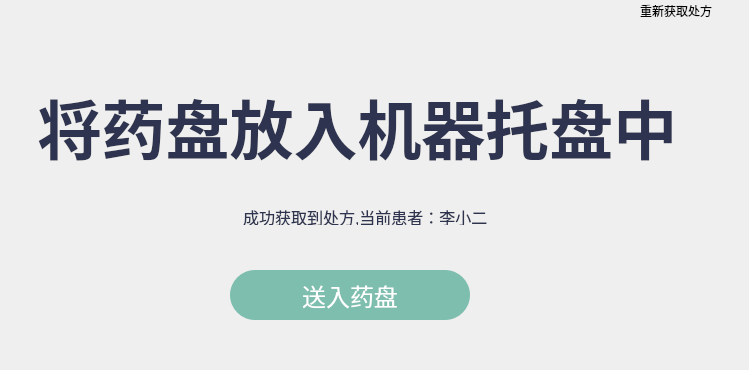
      <widget class="QWidget" name="put_pan_in_page">
       <widget class="QLabel" name="guide_msg_2">
        <property name="enabled">
         <bool>true</bool>
        </property>
        <property name="geometry">
         <rect>
          <x>-3</x>
          <y>60</y>
          <width>721</width>
          <height>131</height>
         </rect>
        </property>
        <property name="styleSheet">
         <string notr="true">QLabel
{
color: #2E344F;
text-align: center;
font-family: &quot;Source Han Sans SC&quot;;
font-size: 64px;
font-style: normal;
font-weight: 700;
line-height: normal;
}</string>
        </property>
        <property name="frameShape">
         <enum>QFrame::NoFrame</enum>
        </property>
        <property name="lineWidth">
         <number>1</number>
        </property>
        <property name="text">
         <string>将药盘放入机器托盘中</string>
        </property>
        <property name="textFormat">
         <enum>Qt::AutoText</enum>
        </property>
        <property name="alignment">
         <set>Qt::AlignCenter</set>
        </property>
       </widget>
       <widget class="QLabel" name="get_prescription_msg">
        <property name="geometry">
         <rect>
          <x>243</x>
          <y>209</y>
          <width>371</width>
          <height>16</height>
         </rect>
        </property>
        <property name="styleSheet">
         <string notr="true">QLabel
{
color: #2E344F;
font-family: &quot;Source Han Sans SC&quot;;
font-size: 16px;
font-style: normal;
font-weight: 400;
line-height: normal;
}</string>
        </property>
        <property name="text">
         <string>成功获取到处方,当前患者：李小二</string>
        </property>
        <property name="alignment">
         <set>Qt::AlignLeading|Qt::AlignLeft|Qt::AlignVCenter</set>
        </property>
       </widget>
       <widget class="QPushButton" name="send_plate_in_button">
        <property name="geometry">
         <rect>
          <x>230</x>
          <y>270</y>
          <width>240</width>
          <height>50</height>
         </rect>
        </property>
        <property name="cursor">
         <cursorShape>PointingHandCursor</cursorShape>
        </property>
        <property name="layoutDirection">
         <enum>Qt::LeftToRight</enum>
        </property>
        <property name="styleSheet">
         <string notr="true">QPushButton {
	border-radius: 25px;
	background: #7EBEAE;
    border: none;
    color: #FFF;
    font-size: 24px;
    font-weight: 400;
    padding: 10px;
}

QPushButton:hover {
    background-color: #66A696;
}

QPushButton:pressed {
    background-color: #7EBEAE;
}</string>
        </property>
        <property name="text">
         <string>送入药盘</string>
        </property>
       </widget>
       <widget class="QLabel" name="check_mark_2">
        <property name="geometry">
         <rect>
          <x>220</x>
          <y>210</y>
          <width>16</width>
          <height>16</height>
         </rect>
        </property>
        <property name="text">
         <string/>
        </property>
        <property name="pixmap">
         <pixmap>imgs/green_check_mark.png</pixmap>
        </property>
        <property name="scaledContents">
         <bool>true</bool>
        </property>
        <property name="alignment">
         <set>Qt::AlignCenter</set>
        </property>
       </widget>
       <widget class="QPushButton" name="refresh_rfid_button">
        <property name="geometry">
         <rect>
          <x>716</x>
          <y>0</y>
          <width>24</width>
          <height>24</height>
         </rect>
        </property>
        <property name="styleSheet">
         <string notr="true">QPushButton {
    border: none;
    background-color: transparent;
    outline: none;
}

QPushButton:hover {
    background-color: rgba(200, 200, 200, 50);
    border-radius: 5px;
}

QPushButton:pressed {
    background-color: rgba(150, 150, 150, 100);
}</string>
        </property>
        <property name="text">
         <string/>
        </property>
        <property name="icon">
         <iconset>
          <normaloff>imgs/refresh.png</normaloff>imgs/refresh.png</iconset>
        </property>
        <property name="iconSize">
         <size>
          <width>20</width>
          <height>20</height>
         </size>
        </property>
       </widget>
       <widget class="QLabel" name="refresh_rfid_msg">
        <property name="geometry">
         <rect>
          <x>640</x>
          <y>0</y>
          <width>81</width>
          <height>21</height>
         </rect>
        </property>
        <property name="styleSheet">
         <string notr="true">QLabel
{
color: #000;

/* 三级标题 */
font-family: &quot;Source Han Sans SC&quot;;
font-size: 12px;
font-style: normal;
font-weight: 400;
line-height: normal;
}</string>
        </property>
        <property name="text">
         <string>重新获取处方</string>
        </property>
       </widget>
       <widget class="QLabel" name="pan_img">
        <property name="geometry">
         <rect>
          <x>170</x>
          <y>220</y>
          <width>321</width>
          <height>141</height>
         </rect>
        </property>
        <property name="text">
         <string/>
        </property>
        <property name="pixmap">
         <pixmap>imgs/green_pan.png</pixmap>
        </property>
        <property name="alignment">
         <set>Qt::AlignCenter</set>
        </property>
       </widget>
       <widget class="QLabel" name="green_arrow">
        <property name="geometry">
         <rect>
          <x>460</x>
          <y>210</y>
          <width>121</width>
          <height>141</height>
         </rect>
        </property>
        <property name="text">
         <string/>
        </property>
        <property name="pixmap">
         <pixmap>imgs/green_arrow.png</pixmap>
        </property>
        <property name="alignment">
         <set>Qt::AlignCenter</set>
        </property>
       </widget>
       <widget class="QLabel" name="error_mark_2">
        <property name="geometry">
         <rect>
          <x>220</x>
          <y>210</y>
          <width>16</width>
          <height>16</height>
         </rect>
        </property>
        <property name="text">
         <string/>
        </property>
        <property name="pixmap">
         <pixmap>imgs/red_error_mark.png</pixmap>
        </property>
        <property name="scaledContents">
         <bool>true</bool>
        </property>
        <property name="alignment">
         <set>Qt::AlignCenter</set>
        </property>
       </widget>
      </widget>
